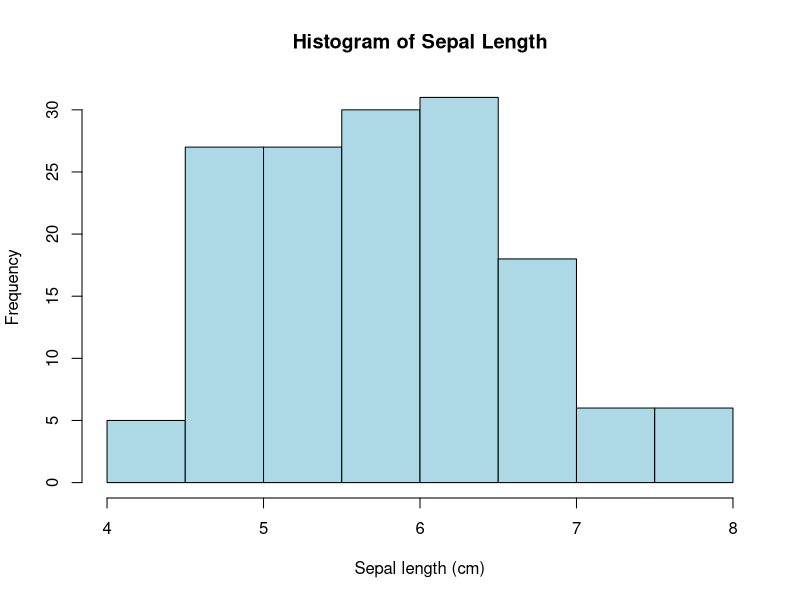
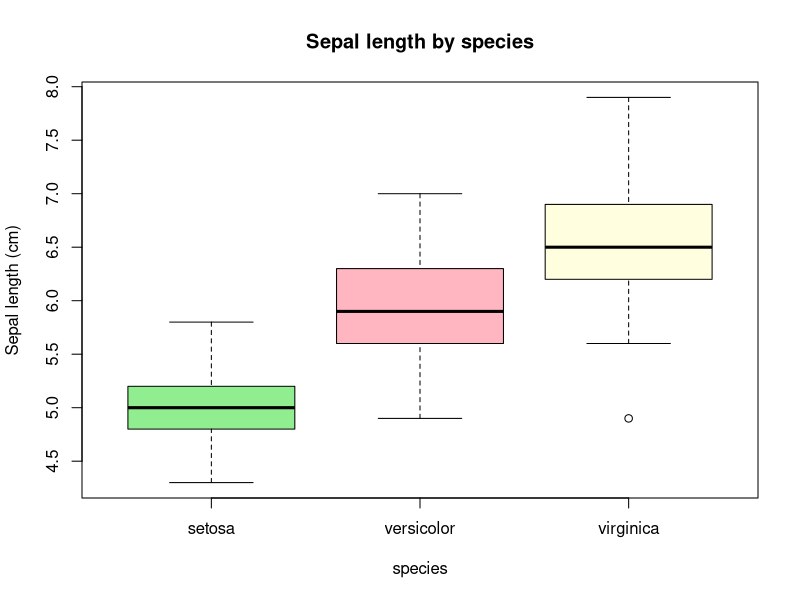
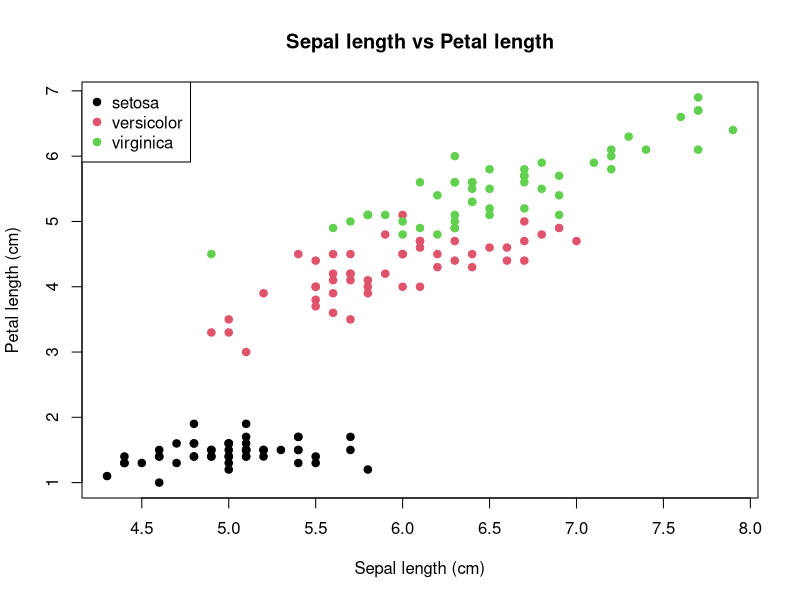

These figures' R source, in order:
data <- iris
str(data)

print(summary(data))

A<-c(170.2, 181.5, 188.9, 163.9, 166.4, 163.7, 160.4, 175.8, 181.5)
print(quantile(A))
sort(A)
print(quantile(A,0.25))
print(quantile(A,0.75))
print(IQR(A))

#HISTOGRAM
hist(iris$Sepal.Length,
     main = "Histogram of Sepal Length",
     xlab = "Sepal length (cm)",
     ylab = " Frequency",
     col = "lightblue",
     border = "black")

#BOXPLOT
boxplot(Sepal.Length ~ Species,
        data = iris,
        main = "Sepal length by species",
        xlab = "species",
        ylab = "Sepal length (cm)",
        col = c("lightgreen","lightpink","lightyellow"))

#SCATTERPLOT
plot(iris$Sepal.Length, iris$Petal.Length,
     main = "Sepal length vs Petal length",
     xlab = "Sepal length (cm)",
     ylab = "Petal length (cm)",
     col = as.numeric(iris$Species),
     pch = 19)

legend("topleft",
       legend = levels(iris$Species),
       col = 1:3,
       pch = 19)
